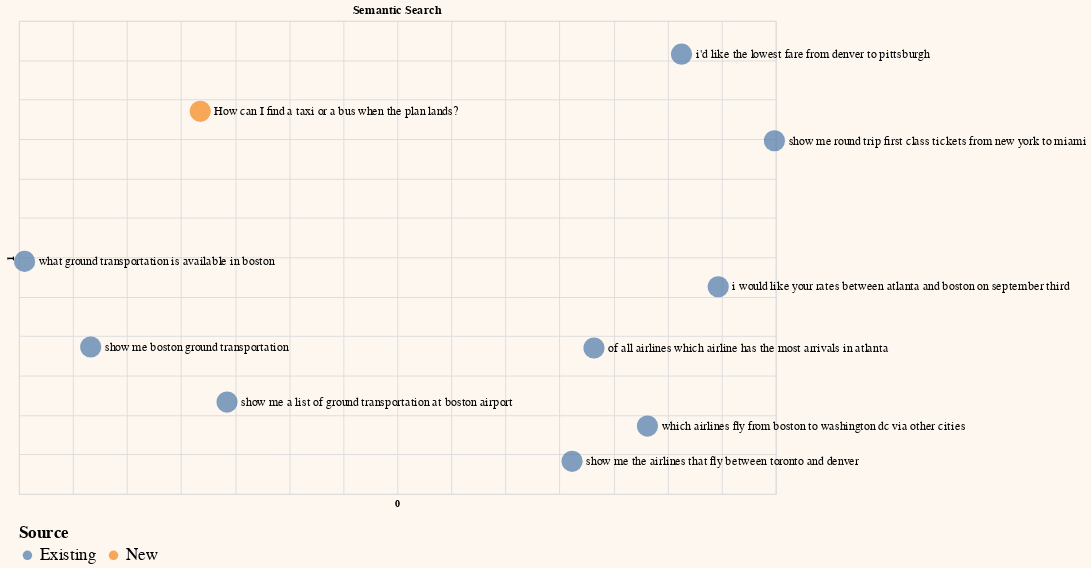

Notebook source saved alongside this figure:
### Code cell
# Create column for representing chart legend
df_sem_pc2['Source'] = 'Existing'
df_sem_pc2.at[len(df_sem_pc2)-1, 'Source'] = "New"

# Plot on a chart
df_sem_pc2.columns = df_sem_pc2.columns.astype(str)
selection = list(range(sample)) + [-1]
generate_chart(df_sem_pc2.iloc[selection],'0','1',color='Source',title='Semantic Search')

### Figure 1 — Vega-Lite specification as saved in the notebook (floating-point values rounded to 4 significant figures; data arrays with more than 128 entries replaced by an {"elided": "..."} marker saying what was removed)
{"config": {"view": {"continuousWidth": 400, "continuousHeight": 300}, "background": "#FDF7F0", "legend": {"labelFontSize": 18, "orient": "bottom", "titleFontSize": 18}}, "layer": [{"mark": {"type": "circle", "size": 500}, "encoding": {"color": {"field": "Source", "type": "nominal"}, "tooltip": [{"field": "query", "type": "nominal"}], "x": {"axis": {"domain": false, "labels": false, "ticks": false}, "field": "0", "scale": {"zero": false}, "type": "quantitative"}, "y": {"axis": {"domain": false, "labels": false, "ticks": false}, "field": "1", "scale": {"zero": false}, "type": "quantitative"}}}, {"mark": {"type": "text", "align": "left", "baseline": "middle", "color": "black", "dx": 15, "size": 13}, "encoding": {"color": {"value": "black"}, "text": {"field": "query", "type": "nominal"}, "tooltip": [{"field": "query", "type": "nominal"}], "x": {"axis": {"domain": false, "labels": false, "ticks": false}, "field": "0", "scale": {"zero": false}, "type": "quantitative"}, "y": {"axis": {"domain": false, "labels": false, "ticks": false}, "field": "1", "scale": {"zero": false}, "type": "quantitative"}}}], "data": {"name": "data-26f22667f188591c29928890a0b3e768"}, "height": 500, "title": "Semantic Search", "width": 800, "$schema": "https://vega.github.io/schema/vega-lite/v4.17.0.json", "datasets": {"data-26f22667f188591c29928890a0b3e768": [{"query": " which airlines fly from boston to washington dc via other cities", "query_embed": {"elided": "1024 float values"}, "0": 0.08138, "1": -0.2641, "Source": "Existing"}, {"query": " show me the airlines that fly between toronto and denver", "query_embed": {"elided": "1024 float values"}, "0": 0.01167, "1": -0.3088, "Source": "Existing"}, {"query": " show me round trip first class tickets from new york to miami", "query_embed": {"elided": "1024 float values"}, "0": 0.1988, "1": 0.09782, "Source": "Existing"}, {"query": " i'd like the lowest fare from denver to pittsburgh", "query_embed": {"elided": "1024 float values"}, "0": 0.1129, "1": 0.2077, "Source": "Existing"}, {"query": " show me a list of ground transportation at boston airport", "query_embed": {"elided": "1024 float values"}, "0": -0.3075, "1": -0.2336, "Source": "Existing"}, {"query": " show me boston ground transportation", "query_embed": {"elided": "1024 float values"}, "0": -0.4336, "1": -0.1638, "Source": "Existing"}, {"query": " of all airlines which airline has the most arrivals in atlanta", "query_embed": {"elided": "1024 float values"}, "0": 0.03192, "1": -0.1651, "Source": "Existing"}, {"query": " what ground transportation is available in boston", "query_embed": {"elided": "1024 float values"}, "0": -0.4947, "1": -0.05516, "Source": "Existing"}, {"query": " i would like your rates between atlanta and boston on september third", "query_embed": {"elided": "1024 float values"}, "0": 0.1468, "1": -0.08729, "Source": "Existing"}, {"query": "How can I find a taxi or a bus when the plan lands?", "query_embed": {"elided": "1024 float values"}, "0": -0.3322, "1": 0.1352, "Source": "New"}]}}
